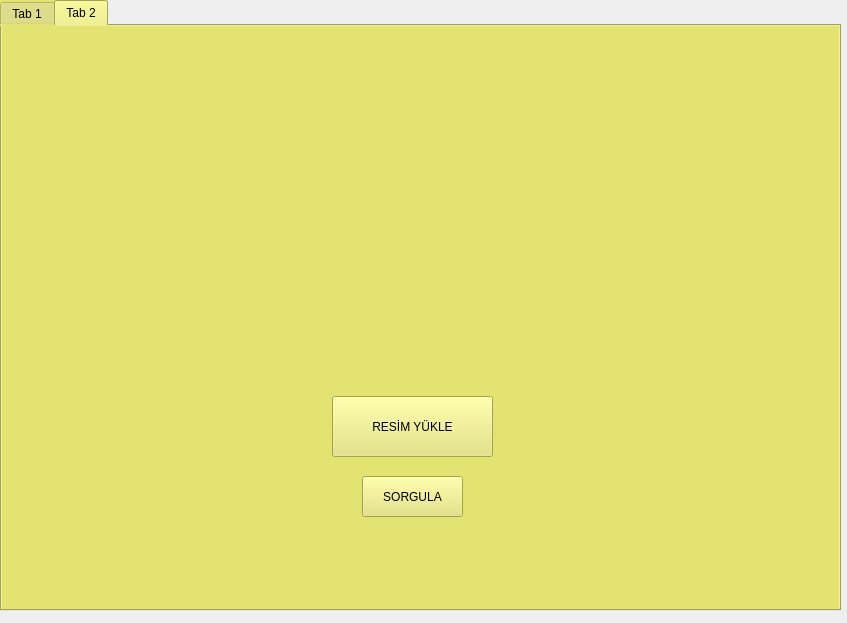
<?xml version="1.0" encoding="UTF-8"?>
<ui version="4.0">
 <class>Dialog</class>
 <widget class="QDialog" name="Dialog">
  <property name="geometry">
   <rect>
    <x>0</x>
    <y>0</y>
    <width>847</width>
    <height>623</height>
   </rect>
  </property>
  <property name="windowTitle">
   <string>Dialog</string>
  </property>
  <widget class="QTabWidget" name="tabWidget">
   <property name="geometry">
    <rect>
     <x>0</x>
     <y>0</y>
     <width>841</width>
     <height>611</height>
    </rect>
   </property>
   <property name="styleSheet">
    <string notr="true">background-color:rgb(227, 227, 113)</string>
   </property>
   <property name="currentIndex">
    <number>1</number>
   </property>
   <widget class="QWidget" name="tab">
    <attribute name="title">
     <string>Tab 1</string>
    </attribute>
    <widget class="QLabel" name="label">
     <property name="geometry">
      <rect>
       <x>70</x>
       <y>140</y>
       <width>61</width>
       <height>41</height>
      </rect>
     </property>
     <property name="text">
      <string>X-TRAİN:</string>
     </property>
    </widget>
    <widget class="QLabel" name="label_2">
     <property name="geometry">
      <rect>
       <x>140</x>
       <y>130</y>
       <width>251</width>
       <height>51</height>
      </rect>
     </property>
     <property name="text">
      <string/>
     </property>
    </widget>
    <widget class="QLabel" name="label_3">
     <property name="geometry">
      <rect>
       <x>90</x>
       <y>220</y>
       <width>61</width>
       <height>41</height>
      </rect>
     </property>
     <property name="text">
      <string>ACCURACY</string>
     </property>
    </widget>
    <widget class="QLabel" name="label_5">
     <property name="geometry">
      <rect>
       <x>450</x>
       <y>220</y>
       <width>61</width>
       <height>41</height>
      </rect>
     </property>
     <property name="text">
      <string>LOSS</string>
     </property>
    </widget>
    <widget class="QLabel" name="label_7">
     <property name="geometry">
      <rect>
       <x>300</x>
       <y>520</y>
       <width>61</width>
       <height>41</height>
      </rect>
     </property>
     <property name="text">
      <string>BAŞARI:</string>
     </property>
    </widget>
    <widget class="QLabel" name="label_8">
     <property name="geometry">
      <rect>
       <x>370</x>
       <y>520</y>
       <width>141</width>
       <height>51</height>
      </rect>
     </property>
     <property name="text">
      <string/>
     </property>
    </widget>
    <widget class="QLabel" name="label_9">
     <property name="geometry">
      <rect>
       <x>320</x>
       <y>10</y>
       <width>221</width>
       <height>41</height>
      </rect>
     </property>
     <property name="font">
      <font>
       <pointsize>16</pointsize>
      </font>
     </property>
     <property name="text">
      <string>MODEL İŞLEMLERİ</string>
     </property>
    </widget>
    <widget class="QPushButton" name="pushButton">
     <property name="geometry">
      <rect>
       <x>330</x>
       <y>60</y>
       <width>161</width>
       <height>51</height>
      </rect>
     </property>
     <property name="text">
      <string>MODELİ EĞİT</string>
     </property>
    </widget>
    <widget class="QLabel" name="label_10">
     <property name="geometry">
      <rect>
       <x>60</x>
       <y>270</y>
       <width>301</width>
       <height>231</height>
      </rect>
     </property>
     <property name="text">
      <string/>
     </property>
     <property name="scaledContents">
      <bool>true</bool>
     </property>
    </widget>
    <widget class="QLabel" name="label_11">
     <property name="geometry">
      <rect>
       <x>440</x>
       <y>270</y>
       <width>301</width>
       <height>231</height>
      </rect>
     </property>
     <property name="text">
      <string/>
     </property>
     <property name="scaledContents">
      <bool>true</bool>
     </property>
    </widget>
   </widget>
   <widget class="QWidget" name="tab_2">
    <attribute name="title">
     <string>Tab 2</string>
    </attribute>
    <widget class="QPushButton" name="pushButton_2">
     <property name="geometry">
      <rect>
       <x>330</x>
       <y>370</y>
       <width>161</width>
       <height>61</height>
      </rect>
     </property>
     <property name="text">
      <string>RESİM YÜKLE</string>
     </property>
    </widget>
    <widget class="QPushButton" name="pushButton_3">
     <property name="geometry">
      <rect>
       <x>360</x>
       <y>450</y>
       <width>101</width>
       <height>41</height>
      </rect>
     </property>
     <property name="text">
      <string>SORGULA</string>
     </property>
    </widget>
    <widget class="QLabel" name="label_4">
     <property name="geometry">
      <rect>
       <x>160</x>
       <y>20</y>
       <width>651</width>
       <height>51</height>
      </rect>
     </property>
     <property name="font">
      <font>
       <pointsize>18</pointsize>
       <weight>75</weight>
       <bold>true</bold>
      </font>
     </property>
     <property name="contextMenuPolicy">
      <enum>Qt::NoContextMenu</enum>
     </property>
     <property name="layoutDirection">
      <enum>Qt::LeftToRight</enum>
     </property>
     <property name="text">
      <string/>
     </property>
    </widget>
    <widget class="QLabel" name="label_12">
     <property name="geometry">
      <rect>
       <x>250</x>
       <y>90</y>
       <width>301</width>
       <height>231</height>
      </rect>
     </property>
     <property name="text">
      <string/>
     </property>
     <property name="scaledContents">
      <bool>true</bool>
     </property>
    </widget>
   </widget>
  </widget>
 </widget>
 <resources/>
 <connections/>
</ui>
